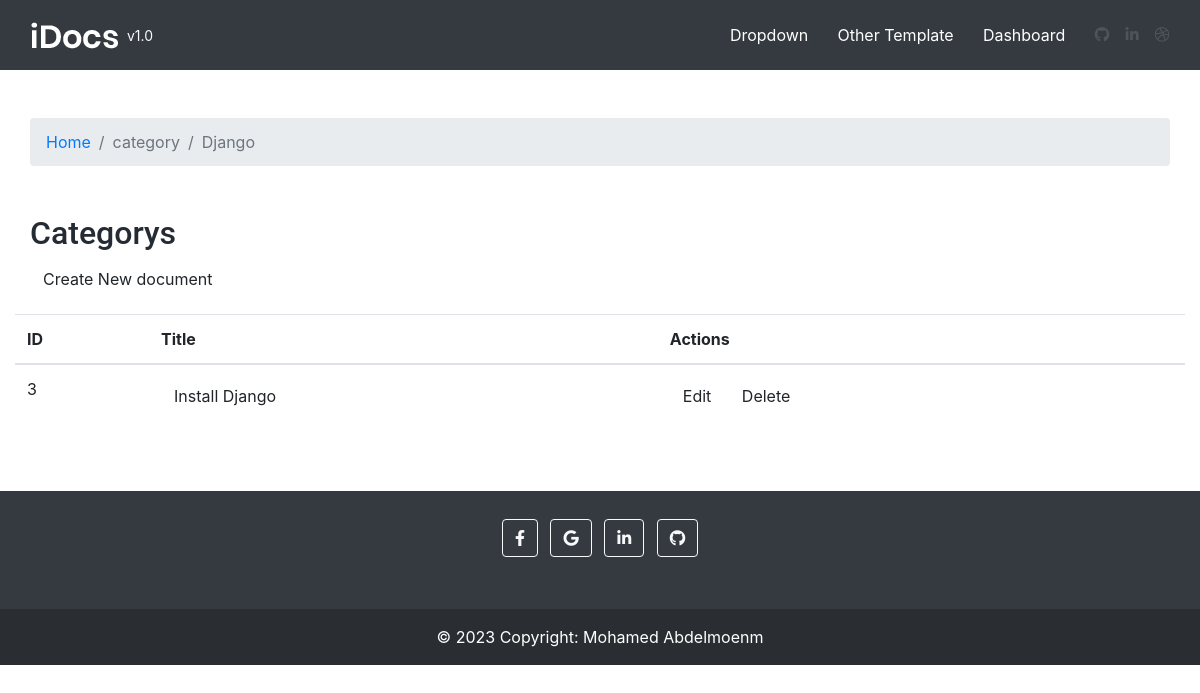
/dashboard/2, run on an earlier commit of the app's database.
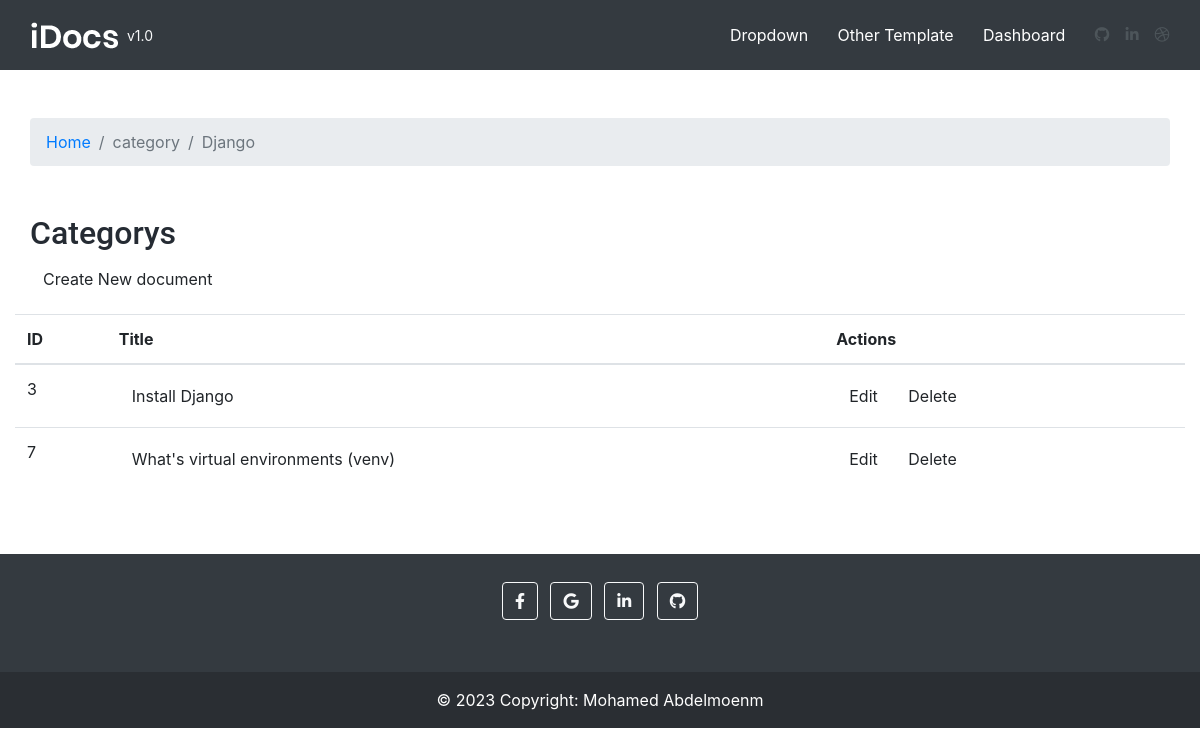
And on a later commit of the database.
### docs_app/models.py (models this page shows, shortened)
class Document(models.Model):
    category = models.ForeignKey(Category, on_delete=models.CASCADE, related_name='document_user' , verbose_name=_('Document'))
    title = models.CharField(_('Title'),max_length=100)
    content = RichTextField(_('Content'))
    video = models.FileField(_('Video'), upload_to='document_videos/', blank=True, null=True)
    author = models.ForeignKey(User, on_delete=models.SET_NULL, null=True, related_name='document_author', verbose_name=_('Author'))
    created_at = models.DateTimeField(_('Created AT'),default= timezone.now)

### docs_app/views.py (the view)
# urls.py: path('dashboard/<int:id>', Dashboard_List_Document, name='dashboard_docs'),
def Dashboard_List_Document(request, id):
    data = Category.objects.get(id=id)
    docs = Document.objects.filter(category=data)
    return render(request, 'doc/dashboard_docs.html', {'data':data, 'docs':docs})

### docs_app/models.py (called while the page is built)
    def __str__(self):
        return self.name

### docs_app/templates/doc/dashboard_docs.html (shortened to what this page needs)
{% extends "base.html" %}
{% block body %}
    <link rel="stylesheet" href="https://stackpath.bootstrapcdn.com/bootstrap/4.5.2/css/bootstrap.min.css">
</head>
<body>
    <div class="container my-5">
    <ol class="breadcrumb my-4">
        <li class="breadcrumb-item"><a href="/">Home</a></li>
        <li class="breadcrumb-item active" aria-current="page">category</li>
        <li class="breadcrumb-item active" aria-current="page">{{data}}</li>
    </ol>
</div>
<div class="container mt-4">
    <div class="row">
        <div class="col-md-9">
            <h2>Categorys</h2>
                <a href="{% url 'create_category' %}"  class="btn waves-effect waves-light">Create New document</a>
            </div>
            <table class="table">
                <thead>
                    <tr>
                        <th>ID</th>
                        <th>Title</th>
                        <th>Actions</th>
                    </tr>
                </thead>
                <tbody>
                    {% for doc in docs %}
                    <tr>
                        <td>{{doc.id}}</td>
                        <td> <a href="#" class="btn waves-effect waves-light">{{doc.title}}</a></td>
                        <td>
                            <a href="{% url 'update_document' doc.id %}" class="btn waves-effect waves-light">Edit</a>
                            <a href="{% url 'delete_document' doc.id %}" class="btn waves-effect waves-light">Delete</a>
                        </td>
                    </tr>
                    {% endfor %}
                </tbody>
            </table>
        </div>
    </div>
</div>
</body>
</html>
{% endblock body %}

What changed in the data, as far as the page shows it:
added Document: id "7", title "What's virtual environments (venv)"
